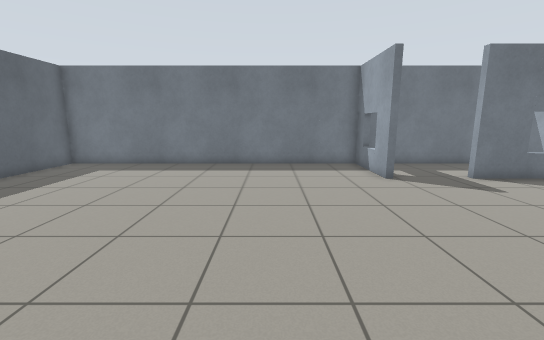
View 1 (above)

12 first-person views from a walk through a world built for the Gazebo simulator. The camera is 1.1 m above the floor, tilts 10° down and sees 90° across. The floor is counted in squares, 0.5 m on a side. Each view is taken from the middle of a square. On the plan, view 1 faces up. The plan holds only what a view shows up to about 17 squares ahead; the rest is blank.

View 2
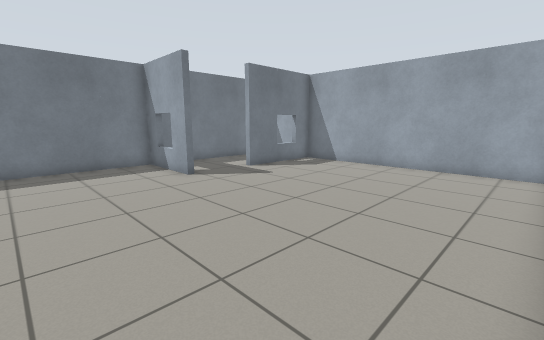

View 3
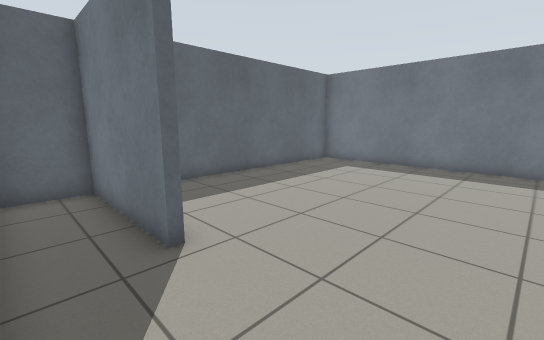

View 4
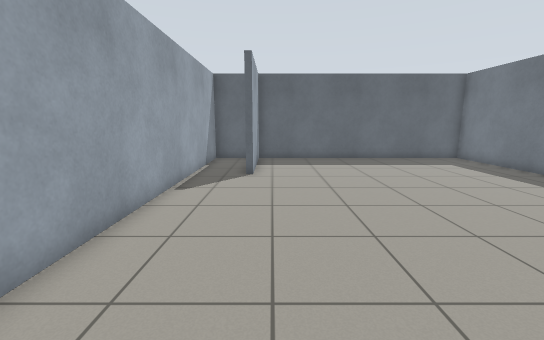

View 5
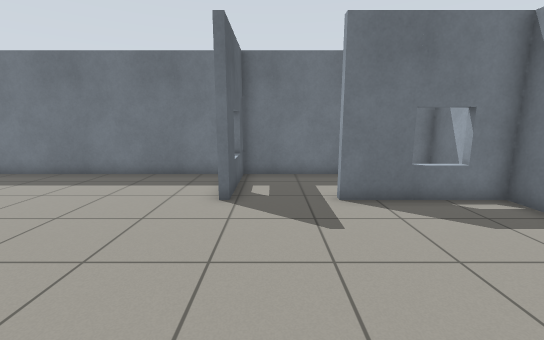

View 6
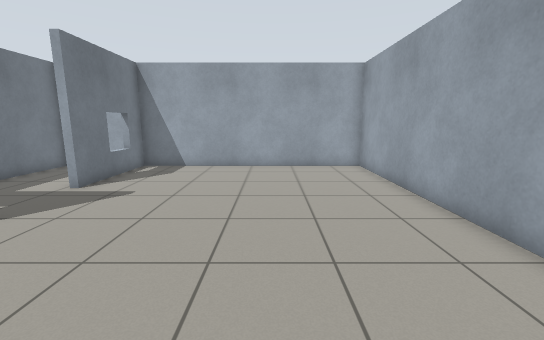

View 7
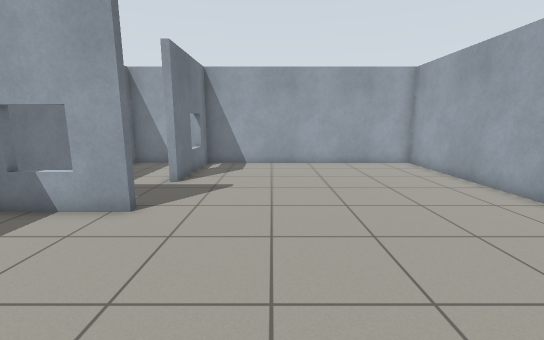

View 8
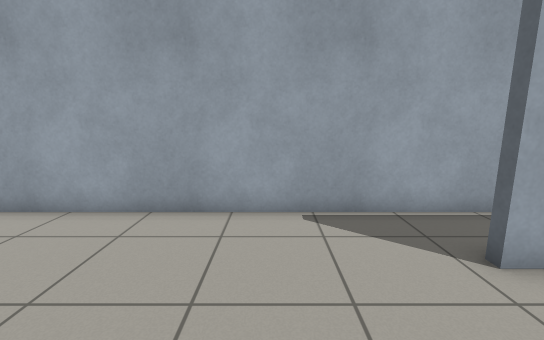

View 9
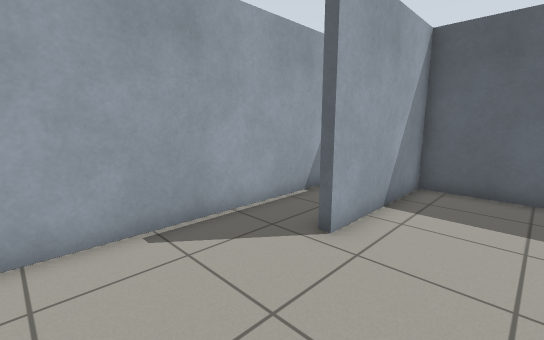

View 10
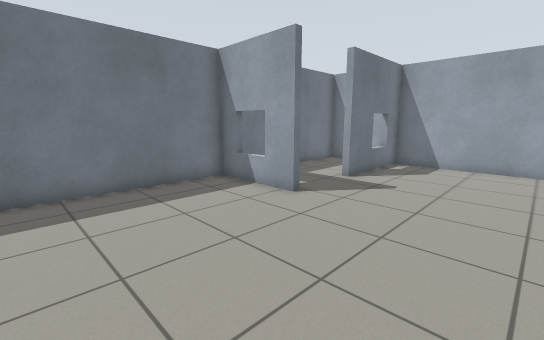

View 11
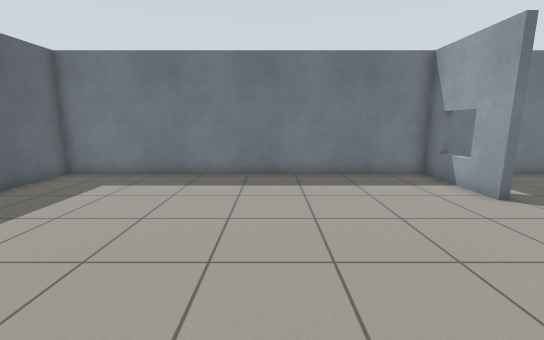

View 12
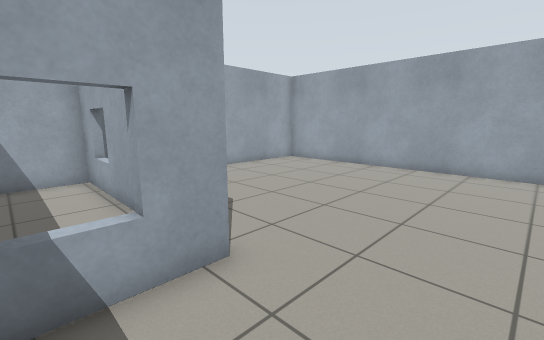

### Floor plan
Points are (right, up) in squares from view 1. A wall is a line through its corners. A room is listed if a view was taken in it or the views show most of it. See-through windows are left out.
Room 1 (views 1, 2, 3, 4, 5, 6, 7, 8, 9, 10, 11, 12)
walls: (4.8, 11.5) (4.8, 10.5) (4.5, 10.5) (4.5, 14.4) (-10.7, 14.4) (-10.7, 2.2) (-5.4, 2.2); (-5.4, 1.9) (-10.7, 1.9) (-10.7, -0.4) (12.7, -0.4) (12.7, 10.5) (7.9, 10.5)
ways out: opening at (6.5, 11) to room 2
Room 2 (no view inside)
walls: (8, 10.8) (12.7, 10.8) (12.7, 14.4) (4.8, 14.4) (4.8, 11.5)
ways out: opening at (6.5, 11) to room 1

Where each view was taken, in squares from view 1:
view 1: 0 up, 0 right, facing up
view 2: 0 up, 1 left, facing up-right
view 3: 0 up, 1 left, facing up-left
view 4: 3 up, 6 right, facing left
view 5: 3 up, 6 right, facing up
view 6: 4 up, 1 left, facing right
view 7: 7 up, 2 left, facing right
view 8: 6 up, 2 left, facing down
view 9: 5 up, 1 left, facing down-left
view 10: 5 up, 2 left, facing up-right
view 11: 3 up, 2 left, facing up
view 12: 13 up, 1 right, facing down-right
